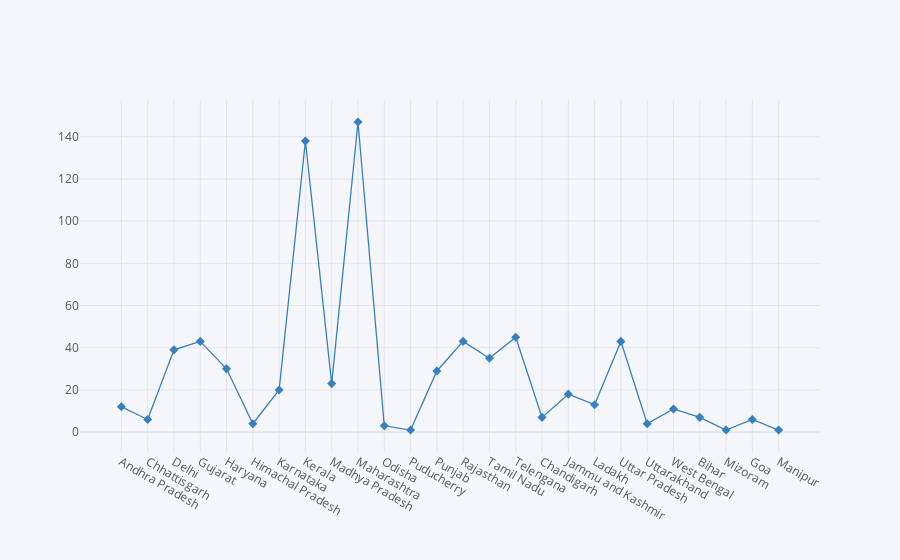

This figure's notebook cell:
### Code cell
df.iplot(kind='scatter',x='Name of State / UT',y='Total Cases',mode='lines+markers',colors='blue',symbol='diamond',size=7)

### Figure 1 — Plotly figure (JSON) as saved in the notebook; plotly's stock layout.template omitted (floating-point values rounded to 4 significant figures)
{"data": [{"line": {"color": "rgba(55, 128, 191, 1.0)", "dash": "solid", "shape": "linear", "width": 1.3}, "marker": {"size": 7, "symbol": "diamond"}, "mode": "lines+markers", "name": "Total Cases", "text": "", "type": "scatter", "x": ["Andhra Pradesh", "Chhattisgarh", "Delhi", "Gujarat", "Haryana", "Himachal Pradesh", "Karnataka", "Kerala", "Madhya Pradesh", "Maharashtra", "Odisha", "Puducherry", "Punjab", "Rajasthan", "Tamil Nadu", "Telengana", "Chandigarh", "Jammu and Kashmir", "Ladakh", "Uttar Pradesh", "Uttarakhand", "West Bengal", "Bihar", "Mizoram", "Goa", "Manipur"], "y": [12, 6, 39, 43, 30, 4, 20, 138, 23, 147, 3, 1, 29, 43, 35, 45, 7, 18, 13, 43, 4, 11, 7, 1, 6, 1]}], "layout": {"legend": {"bgcolor": "#F5F6F9", "font": {"color": "#4D5663"}}, "paper_bgcolor": "#F5F6F9", "plot_bgcolor": "#F5F6F9", "title": {"font": {"color": "#4D5663"}}, "xaxis": {"gridcolor": "#E1E5ED", "showgrid": true, "tickfont": {"color": "#4D5663"}, "title": {"font": {"color": "#4D5663"}, "text": ""}, "zerolinecolor": "#E1E5ED"}, "yaxis": {"gridcolor": "#E1E5ED", "showgrid": true, "tickfont": {"color": "#4D5663"}, "title": {"font": {"color": "#4D5663"}, "text": ""}, "zerolinecolor": "#E1E5ED"}}}
